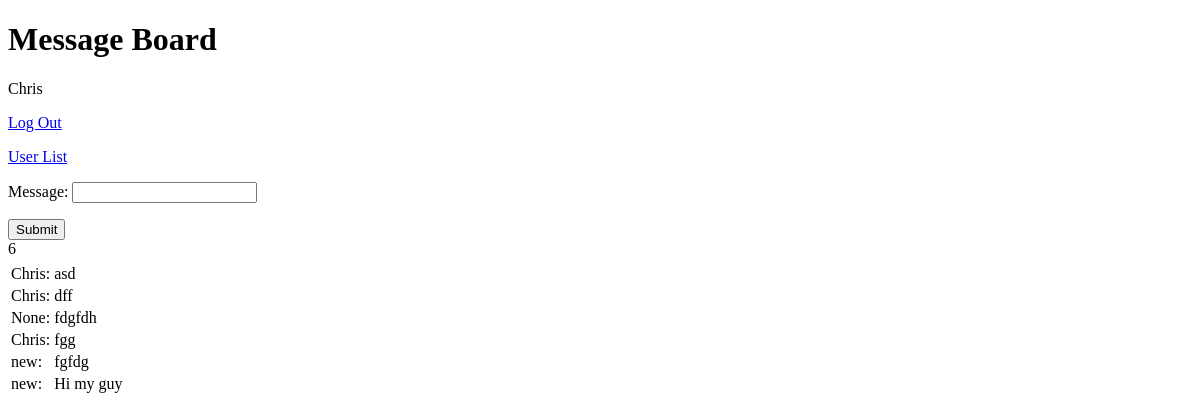
Before: /i-just-wanna-post-a-message-to-my-guy/ (signed in) with the older database file.
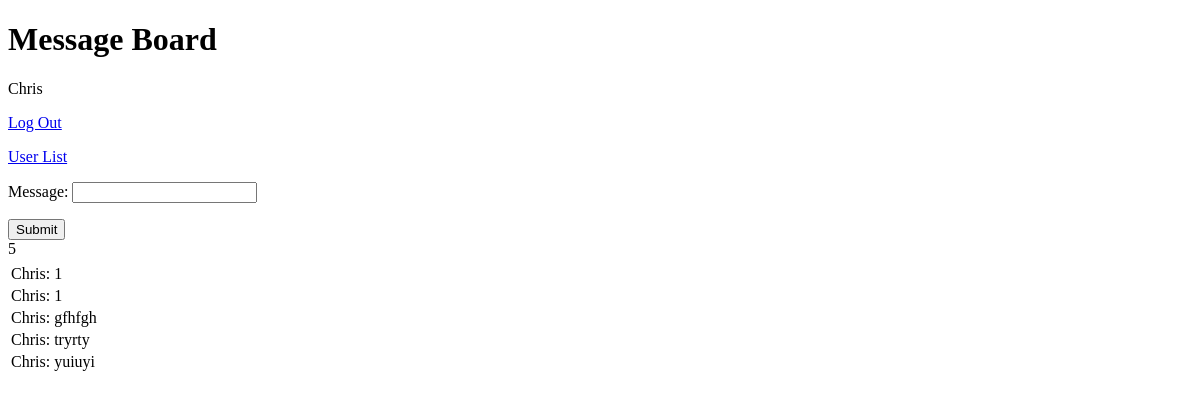
After: the same page with the newer database file.
### MessageBoard/models.py (models this page shows, shortened)
class Message(models.Model):
    message = models.CharField(max_length=500)
    time = models.DateTimeField(auto_now_add=True)
    user = models.ForeignKey(User,on_delete=models.SET_NULL,null=True)

### MessageBoard/views.py (the view, shortened to what this page needs)
# urls.py: path('', views.MessageView.as_view(), name="messages"),
class MessageView(LoginRequiredMixin, CreateView):
    model = Message
    form_class = MessageForm
    template_name = 'MessageBoard/messages.html'
    success_url = reverse_lazy("messages")
    def get_context_data(self, **kwargs):
        message_count = len(Message.objects.all())
        if message_count >= 30:
          oldest = Message.objects.first()
          oldest.delete()
        context = super().get_context_data(**kwargs)
        context['messages']= Message.objects.all().reverse()
        context['current_user']=self.request.user
        context['count']=message_count
        return context

### MessageBoard/forms.py
class MessageForm(forms.ModelForm):
  class Meta:
    model = Message
    fields = ('message',)

### MessageBoard/templates/MessageBoard/messages.html (shortened to what this page needs)
<!DOCTYPE html>
<html>
<h1>Message Board</h1>
{{current_user}}
<p><a class="logout-button" href="{% url 'logout' %}">Log Out</a></p>
<p><a href="{% url 'users' %}">User List</a></p>
<form method = "post">
    {{ form.as_p }}
    <input type="Submit" value = "Submit"/>
</form>
{{count}}
<table>
    <th></th>
    <th></th>
    {% for message in messages %}
    <tr>
    <td>{{message.user}}: </td>
    <td><span title = "{{message.time}}">{{message.message}}</span></td>
    </tr>
{% endfor %}
</table>
</html>

Changed rows visible on the page:
removed Message: user "Chris", message "asd"
removed Message: user "Chris", message "dff"
removed Message: user "None", message "fdgfdh"
removed Message: user "Chris", message "fgg"
removed Message: user "new", message "fgfdg"
removed Message: user "new", message "Hi my guy"
added Message: user "Chris", message "1"
added Message: user "Chris", message "1"
added Message: user "Chris", message "gfhfgh"
added Message: user "Chris", message "tryrty"
added Message: user "Chris", message "yuiuyi"
Other visible differences:
{{ count }}: "6" → "5"
